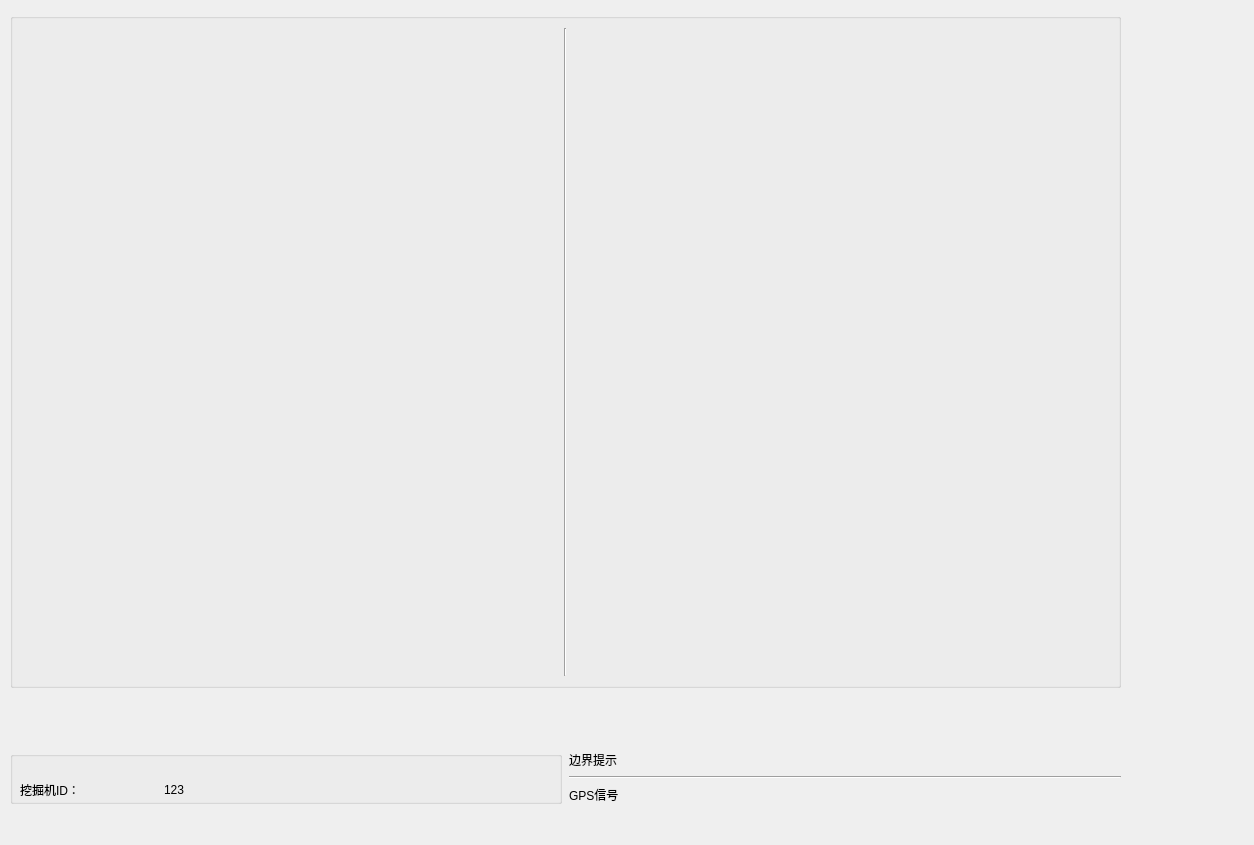
<?xml version="1.0" encoding="UTF-8"?>
<ui version="4.0">
 <class>Form</class>
 <widget class="QWidget" name="Form">
  <property name="geometry">
   <rect>
    <x>0</x>
    <y>0</y>
    <width>1254</width>
    <height>845</height>
   </rect>
  </property>
  <property name="windowTitle">
   <string>挖掘机</string>
  </property>
  <widget class="QWidget" name="layoutWidget">
   <property name="geometry">
    <rect>
     <x>10</x>
     <y>13</y>
     <width>1111</width>
     <height>791</height>
    </rect>
   </property>
   <layout class="QVBoxLayout" name="verticalLayout_3" stretch="12,1,0">
    <property name="spacing">
     <number>7</number>
    </property>
    <item>
     <widget class="QGroupBox" name="groupBox">
      <property name="title">
       <string/>
      </property>
      <layout class="QHBoxLayout" name="horizontalLayout">
       <item>
        <widget class="QLabel" name="leftLabel">
         <property name="text">
          <string/>
         </property>
         <property name="alignment">
          <set>Qt::AlignCenter</set>
         </property>
        </widget>
       </item>
       <item>
        <widget class="Line" name="line">
         <property name="orientation">
          <enum>Qt::Vertical</enum>
         </property>
        </widget>
       </item>
       <item>
        <widget class="QLabel" name="rightLabel">
         <property name="text">
          <string/>
         </property>
         <property name="alignment">
          <set>Qt::AlignCenter</set>
         </property>
        </widget>
       </item>
      </layout>
     </widget>
    </item>
    <item>
     <spacer name="verticalSpacer">
      <property name="orientation">
       <enum>Qt::Vertical</enum>
      </property>
      <property name="sizeHint" stdset="0">
       <size>
        <width>20</width>
        <height>40</height>
       </size>
      </property>
     </spacer>
    </item>
    <item>
     <layout class="QHBoxLayout" name="horizontalLayout_4">
      <item>
       <widget class="QGroupBox" name="groupBox_2">
        <property name="title">
         <string/>
        </property>
        <widget class="QWidget" name="layoutWidget">
         <property name="geometry">
          <rect>
           <x>10</x>
           <y>10</y>
           <width>521</width>
           <height>121</height>
          </rect>
         </property>
         <layout class="QVBoxLayout" name="verticalLayout">
          <item>
           <layout class="QHBoxLayout" name="horizontalLayout_2" stretch="10,1,30">
            <item>
             <widget class="QLabel" name="diggerID_label">
              <property name="styleSheet">
               <string notr="true">font: 25 14pt &quot;微软雅黑 Light&quot;;</string>
              </property>
              <property name="text">
               <string>挖掘机ID：</string>
              </property>
             </widget>
            </item>
            <item>
             <spacer name="horizontalSpacer">
              <property name="orientation">
               <enum>Qt::Horizontal</enum>
              </property>
              <property name="sizeHint" stdset="0">
               <size>
                <width>40</width>
                <height>20</height>
               </size>
              </property>
             </spacer>
            </item>
            <item>
             <widget class="QLabel" name="diggerID">
              <property name="styleSheet">
               <string notr="true">font: 14pt &quot;AcadEref&quot;;</string>
              </property>
              <property name="text">
               <string>123</string>
              </property>
             </widget>
            </item>
           </layout>
          </item>
          <item>
           <layout class="QHBoxLayout" name="horizontalLayout_3" stretch="10,1,30">
            <item>
             <widget class="QLabel" name="nowcoordinate">
              <property name="styleSheet">
               <string notr="true">font: 25 14pt &quot;微软雅黑 Light&quot;;</string>
              </property>
              <property name="text">
               <string>当前坐标:</string>
              </property>
             </widget>
            </item>
            <item>
             <spacer name="horizontalSpacer_2">
              <property name="orientation">
               <enum>Qt::Horizontal</enum>
              </property>
              <property name="sizeHint" stdset="0">
               <size>
                <width>40</width>
                <height>20</height>
               </size>
              </property>
             </spacer>
            </item>
            <item>
             <widget class="QLabel" name="nowXY">
              <property name="styleSheet">
               <string notr="true">font: 14pt &quot;AcadEref&quot;;</string>
              </property>
              <property name="text">
               <string>123124</string>
              </property>
             </widget>
            </item>
           </layout>
          </item>
         </layout>
        </widget>
       </widget>
      </item>
      <item>
       <layout class="QVBoxLayout" name="verticalLayout_2">
        <item>
         <widget class="QLabel" name="startcoordinate_2">
          <property name="styleSheet">
           <string notr="true">font: 25 24pt &quot;微软雅黑 Light&quot;;</string>
          </property>
          <property name="text">
           <string>边界提示</string>
          </property>
         </widget>
        </item>
        <item>
         <widget class="Line" name="line_2">
          <property name="orientation">
           <enum>Qt::Horizontal</enum>
          </property>
         </widget>
        </item>
        <item>
         <widget class="QLabel" name="startcoordinate_3">
          <property name="styleSheet">
           <string notr="true">font: 25 24pt &quot;微软雅黑 Light&quot;;</string>
          </property>
          <property name="text">
           <string>GPS信号</string>
          </property>
         </widget>
        </item>
       </layout>
      </item>
     </layout>
    </item>
   </layout>
  </widget>
 </widget>
 <resources/>
 <connections/>
</ui>
